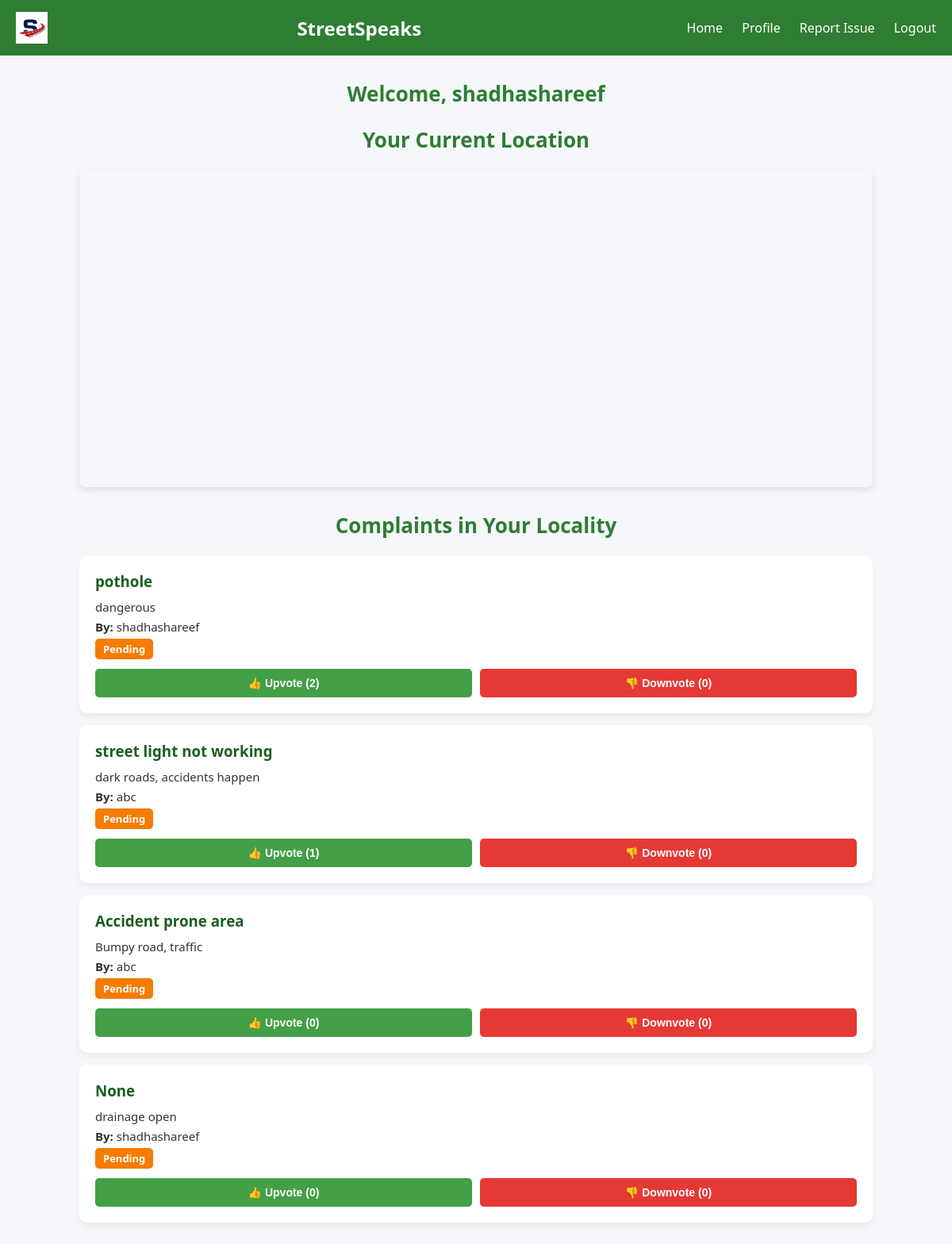
The app's page /dashboard (signed in) with its own data.
### tables this page shows
CREATE TABLE users (
    user_id INTEGER PRIMARY KEY AUTOINCREMENT,
    username TEXT NOT NULL,
    password TEXT NOT NULL,
    phone TEXT,
    email TEXT UNIQUE NOT NULL,
    district TEXT,
    locality TEXT,
    address TEXT,
    pincode TEXT
);

CREATE TABLE complaints (
    complaint_id INTEGER PRIMARY KEY AUTOINCREMENT,
    user_id INTEGER,
    title TEXT,
    description TEXT,
    location TEXT,
    status TEXT DEFAULT 'Pending',
    upvotes INTEGER DEFAULT 0,
    downvotes INTEGER DEFAULT 0, latitude REAL, longitude REAL, category TEXT,
    FOREIGN KEY (user_id) REFERENCES users(user_id)
);

### app.py (the view)
@app.route('/dashboard')
def dashboard():
    if 'user_id' not in session:
        return redirect(url_for('login'))
    user_id = session['user_id']
    cursor.execute("SELECT locality FROM users WHERE user_id=?", (user_id,))
    locality = cursor.fetchone()[0]
    cursor.execute("""
        SELECT complaints.complaint_id, complaints.title, complaints.description, complaints.status,
               complaints.upvotes, complaints.downvotes, users.username
        FROM complaints
        JOIN users ON complaints.user_id = users.user_id
        WHERE users.locality=?
        ORDER BY complaints.upvotes DESC
    """, (locality,))
    complaints = cursor.fetchall()
    return render_template('dashboard.html', complaints=complaints, username=session['username'])

### templates/dashboard.html (shortened to what this page needs)
<!DOCTYPE html>
<html lang="en">
<head>
<link rel="stylesheet" href="https://unpkg.com/leaflet/dist/leaflet.css" />
</head>
<body>
<header>
  <img src="{{ url_for('static', filename='images/img2.png') }}" alt="StreetSpeaks Logo" style="height: 40px;">
  <h1>StreetSpeaks</h1>
    <nav>
        <a href="/dashboard">Home</a>
        <a href="/profile">Profile</a>
        <a href="/complaint">Report Issue</a>
        <a href="/logout">Logout</a>
    </nav>
</header>
<div class="container">
    <h2>Welcome, {{ username }}</h2>
    <h2>Your Current Location</h2>
    <div id="map"></div>
    <h2>Complaints in Your Locality</h2>
    {% for complaint in complaints %}
    <div class="complaint-card">
        <h3>{{ complaint[1] }}</h3>
        <p>{{ complaint[2] }}</p>
        <p><strong>By:</strong> {{ complaint[6] }}</p>
        <p><span class="status {{ complaint[3] }}">{{ complaint[3] }}</span></p>
        <div class="vote-buttons">
            <button class="upvote" onclick="vote({{ complaint[0] }}, 'up')">
                👍 Upvote ({{ complaint[4] }})
            </button>
            <button class="downvote" onclick="vote({{ complaint[0] }}, 'down')">
                👎 Downvote ({{ complaint[5] }})
            </button>
        </div>
    </div>
    {% endfor %}
</div>
</body>
</html>

### templates/dashboard.html (style rules this page uses)
body { font-family: 'Segoe UI', Tahoma, sans-serif; margin: 0; padding: 0; background-color: #f5f7fa; color: #333; }
header { background-color: #2e7d32; color: white; padding: 15px 20px; display: flex; justify-content: space-between; align-items: center; }
header h1 { margin: 0; font-size: 24px; }
nav a { color: white; text-decoration: none; margin-left: 20px; font-size: 16px; transition: color 0.3s; }
.container { max-width: 1000px; margin: 30px auto; padding: 0 20px; }
h2 { font-size: 26px; margin-bottom: 20px; text-align: center; color: #2e7d32; }
#map { height: 400px; width: 100%; border-radius: 8px; margin-bottom: 30px; box-shadow: 0 4px 10px rgba(0,0,0,0.1); }
.complaint-card { background: white; border-radius: 10px; padding: 20px; margin: 15px 0; box-shadow: 0 4px 8px rgba(0,0,0,0.05); transition: transform 0.3s ease; }
.complaint-card h3 { margin: 0 0 10px; color: #1b5e20; }
.complaint-card p { margin: 5px 0; font-size: 15px; }
.status { display: inline-block; padding: 4px 10px; border-radius: 5px; font-size: 13px; font-weight: bold; color: white; }
.status.Pending { background-color: #f57c00; }
.vote-buttons { margin-top: 12px; display: flex; gap: 10px; }
.vote-buttons button { flex: 1; padding: 10px; border: none; border-radius: 5px; cursor: pointer; font-size: 14px; font-weight: bold; transition: background 0.3s; }
.upvote { background-color: #43a047; color: white; }
.downvote { background-color: #e53935; color: white; }

### records on screen
users: username "shadhashareef"
complaints: title "pothole", description "dangerous", username "shadhashareef", status "Pending", upvotes "2", downvotes "0"
complaints: title "street light not working", description "dark roads, accidents happen", username "abc", status "Pending", upvotes "1", downvotes "0"
complaints: title "Accident prone area", description "Bumpy road, traffic", username "abc", status "Pending", upvotes "0", downvotes "0"
complaints: complaint "None", description "drainage open", username "shadhashareef", status "Pending", upvotes "0", downvotes "0"
